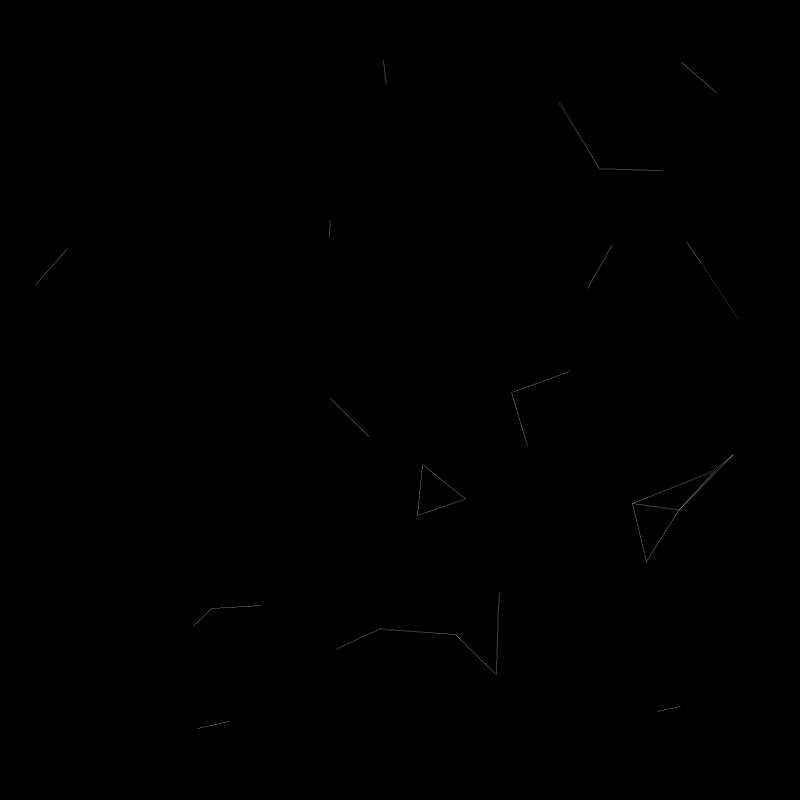
Frame 1 (no input)
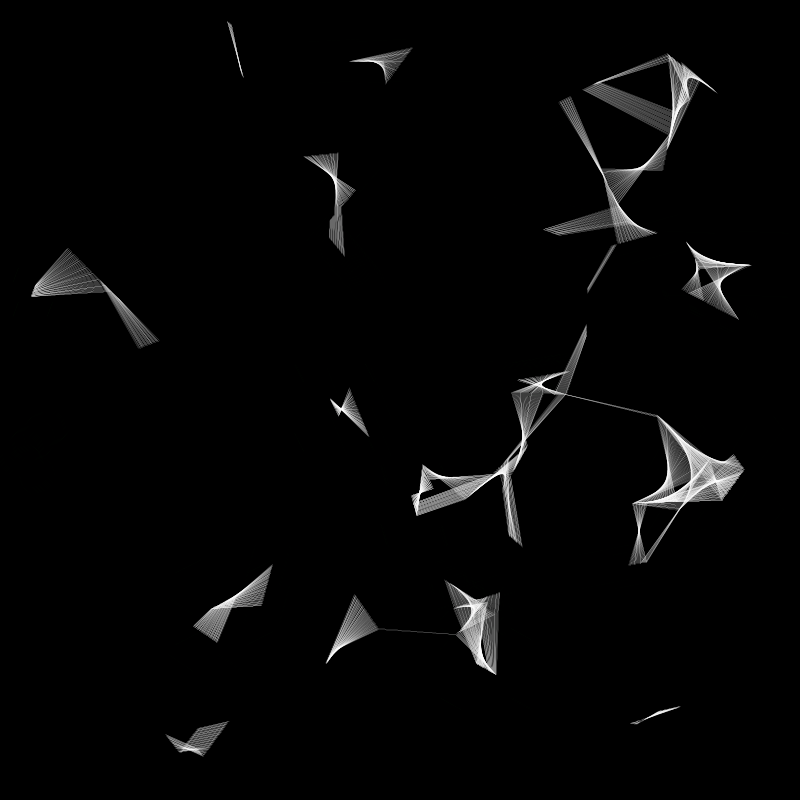
Frame 60 (the mouse pressed at the canvas centre just before this capture)
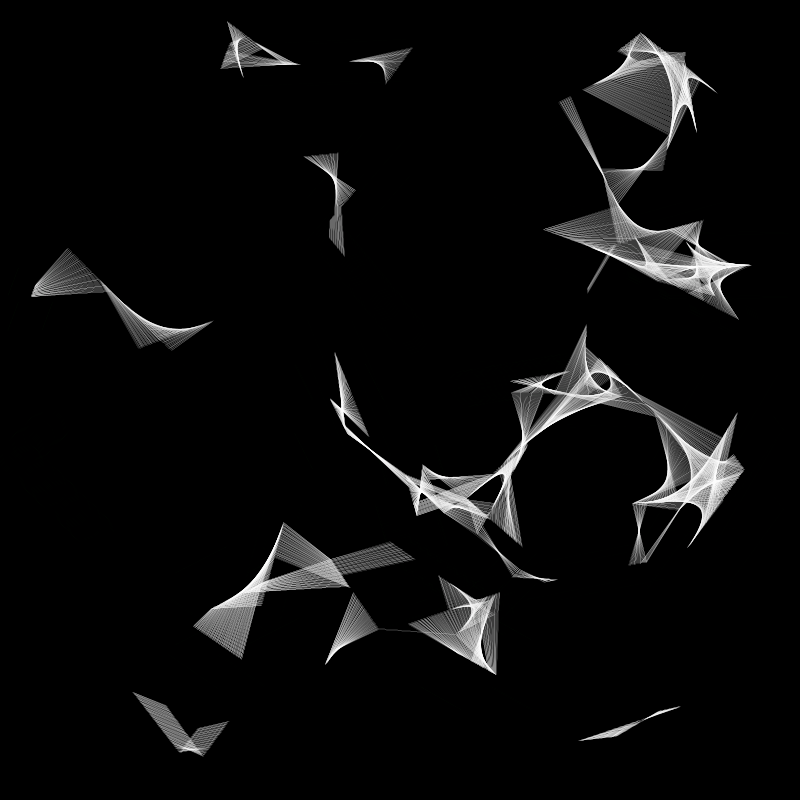
Frame 120 (the mouse held since frame 60 and released just before this capture)

The Processing sketch that drew these frames (run headless with seeded random() and noise(); from frame 60 on, the mouse is pressed at the canvas centre):

// Processing sketch: processing_151549
// ── processing_151549.pde

Element [] elements;
int nbeElements;
void setup(){
  size(800,800);
  nbeElements=50;
  elements= new Element[nbeElements];
  ellipseMode(CENTER);
  background(0);
  for(int i=0;i<nbeElements;i++){
    elements[i]=new Element(i);    
  }
}
void draw(){
  //background(0);
  for(int i=0;i<nbeElements;i++){
    elements[i].run();    
  }
}
class Element {
  PVector pos;
  PVector speed;
  float maxspeed;
  int index;
  float mindia,maxdia,dia,col;

  Element(int index) {
    this.index=index;
    mindia=30;
    maxdia=120;
    dia=random(mindia, maxdia);
    pos=new PVector(dia/2+random(width-dia),dia/2+random(height-dia));
    maxspeed=1;
    speed=new PVector(random(-maxspeed,maxspeed), random(-maxspeed, maxspeed));   
    if(index%2==0)col=color(255,0,0,20);
   else col=color(255,25); 
  }
  void testBoundary() {
    if (pos.x>=width-dia/2||pos.x<=dia/2)speed.x=-speed.x;
    if (pos.y>=height-dia/2||pos.y<=dia/2)speed.y=-speed.y;
  }
  void testCollision() {
    stroke(col);
    strokeWeight(.1);
    for(int i=0;i<nbeElements;i++){
      Element myElement=elements[i];
      if(i!=index){
        if(dist(myElement.pos.x,myElement.pos.y,pos.x,pos.y)<dia/2+myElement.dia/2){        
          line(myElement.pos.x,myElement.pos.y,pos.x,pos.y);
        }
      }
    }
  }
  void run() {
    testBoundary();
    testCollision();
    pos.add(speed);
    display();
  }

  void display() {
    noFill();
    stroke(0,128,0, 5);
    strokeWeight(.1);
    ellipse(pos.x, pos.y, dia, dia);
  }
}
